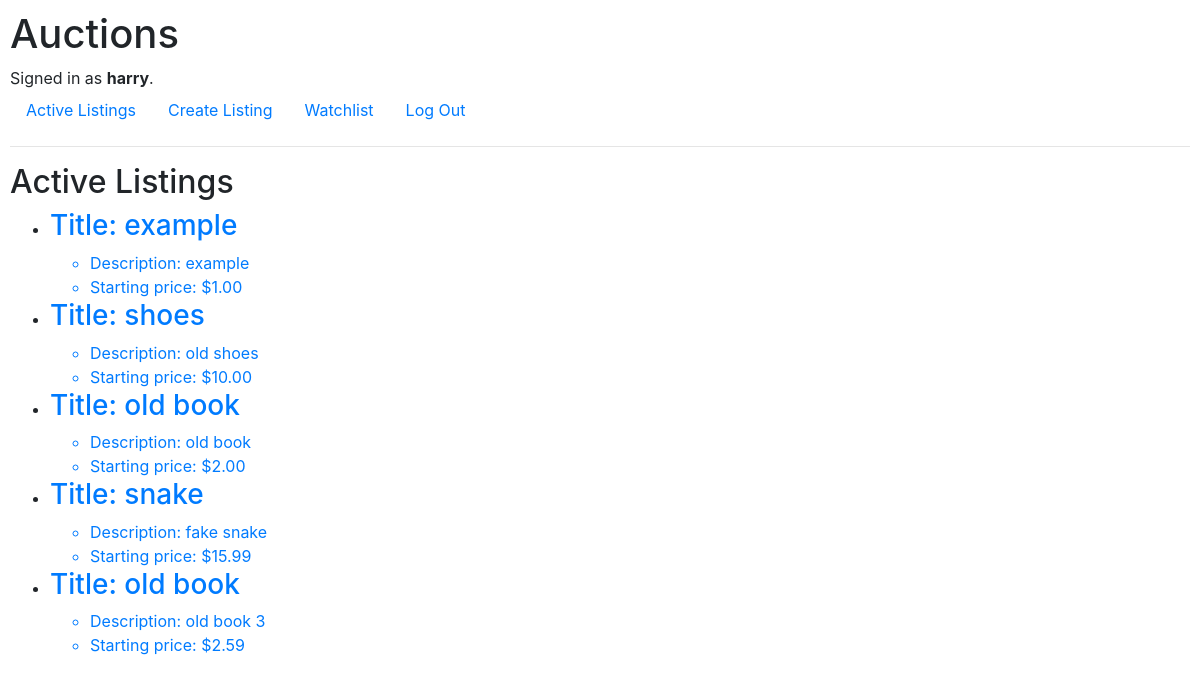
The page / (signed in) on the database its author committed.
### auctions/models.py (models this page shows, shortened)
class User(AbstractUser):
    pass

class Listing(models.Model):
    title = models.CharField(max_length=100)
    description = models.CharField(max_length=1000)
    price = models.DecimalField(max_digits=10, decimal_places=2)
    category = models.CharField(max_length=64)
    username = models.ForeignKey(User, on_delete=models.CASCADE, related_name="owner")
    img = models.ImageField(upload_to="auctions/uploads/images", blank=True, null=True, default=None)

### auctions/views.py (the view)
# urls.py: path("", views.index, name="index"),
def index(request):
    return render(request, "auctions/index.html", {
        "listings": Listing.objects.all()
    })

### auctions/templates/auctions/index.html
{% extends "auctions/layout.html" %}
{% block body %}
    <h2>Active Listings</h2>
    {% if listings %}
        <ul>
            {% for item in listings %}
            <div>
                <li>
                    <a href="{% url 'listing_page' item.pk %}">
                        <h3>Title: {{ item.title }}</h3>
                        <ul>
                            <li>Description: {{ item.description }}</li>
                            <li>Starting price: ${{ item.price }}</li>
                        </ul>
                    </a>
                </li>
            </div>
            {% endfor %}
        </ul>
    {% endif %}
{% endblock %}

### auctions/templates/auctions/layout.html (shortened to what this page needs)
{% load static %}
<!DOCTYPE html>
<html lang="en">
    <head>
        <link rel="stylesheet" href="https://stackpath.bootstrapcdn.com/bootstrap/4.4.1/css/bootstrap.min.css">
        <link href="{% static 'auctions/styles.css' %}" rel="stylesheet">
    </head>
    <body>
        <h1>Auctions</h1>
        <div>
            {% if user.is_authenticated %}
                Signed in as <strong>{{ user.username }}</strong>.
            {% else %}
                Not signed in.
            {% endif %}
        </div>
        <ul class="nav">
            <li class="nav-item">
                <a class="nav-link" href="{% url 'index' %}">Active Listings</a>
            </li>
            {% if user.is_authenticated %}
                <li class="nav-item">
                    <a class="nav-link" href="{% url 'create_listing' %}">Create Listing</a>
                </li>
                <li class="nav-item">
                    <a class="nav-link" href="{% url 'watchlist' %}">Watchlist</a>
                </li>
                <li class="nav-item">
                    <a class="nav-link" href="{% url 'logout' %}">Log Out</a>
                </li>
            {% endif %}
        </ul>
        <hr>
        {% block body %}
        {% endblock %}
    </body>
</html>

### auctions/static/auctions/styles.css (style rules this page uses)
body { padding: 10px; }

### rows shown on the page
User: username "harry"
Listing: title "example", description "example", price "1.00"
Listing: title "shoes", description "old shoes", price "10.00"
Listing: title "old book", description "old book", price "2.00"
Listing: title "snake", description "fake snake", price "15.99"
Listing: title "old book", description "old book 3", price "2.59"
